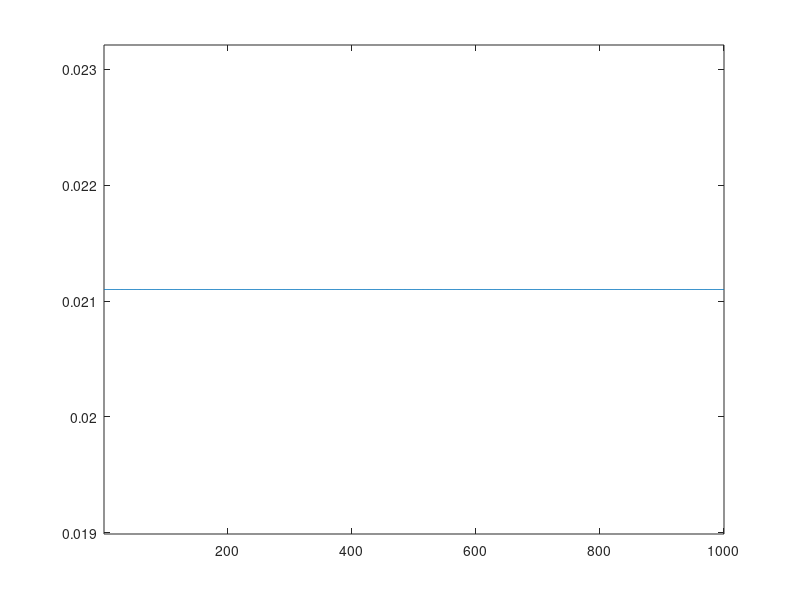

Here is the MATLAB script that generated this plot:
%Standard Douglas-Rachford using company's Bid-Ask Spread:

getd = @(p)path(p,path);
getd('toolbox_signal/');
getd('toolbox_general/');
n = 100;
p = round(n/4);
A = randn(p,n) / sqrt(p);
s = 17;
sel = randperm(n);
x0 = zeros(n,1); x0(sel(1:s))=1;
y = A*x0;
proxF = @(x,gamma)max(0,1-gamma./max(1e-15,abs(x))).*x;
t = linspace(-1,1);
plot(t, proxF(t,.3));
axis('equal');
pA = A'*(A*A')^(-1);
proxD = @(x,y)x + pA*(y-A*x);
mu = 1;
gamma = 1;
rproxF = @(x,lambda)2*proxF(x,lambda)-x;
rproxD = @(x,y)2*proxD(x,y)-x;
x = [0.02, 0.05, 0.03, 0.02, 0.04, 0.02, 0.05, 0.06, 0.01, 0.06];
y=[0.01, 0.01, 0.01 , 0.01, 0.01, 0.01, 0.01 , 0.01, 0.01 0.01];
niter = 500;
lun = []; err = [];
tx = zeros(n,1);
for i=1:niter
    tx = (1-mu/2)*tx + mu/2*rproxF( rproxD(tx,y),gamma );
    x = proxD(tx,y);
    lun(i) = norm(x,1);
    err(i) = norm(y-A*x);
end
clf;
plot(lun);
axis tight;


%The reversal version is when we interchange the order and instead of F
%and D, the order will be D and F:%

getd = @(p)path(p,path);
getd('toolbox_signal/');
getd('toolbox_general/');
n = 100;
p = round(n/4);
A = randn(p,n) / sqrt(p);
s = 17;
sel = randperm(n);
x0 = zeros(n,1); x0(sel(1:s))=1;
y = A*x0;
proxD = @(x,gamma)max(0,1-gamma./max(1e-15,abs(x))).*x;
t = linspace(-1,1);
plot(t, proxD(t,.3));
axis('equal');
pA = A'*(A*A')^(-1);
proxF = @(x,y)x + pA*(y-A*x);
mu = 1;
gamma = 1;
rproxD = @(x,lambda)2*proxD(x,lambda)-x;
rproxF = @(x,y)2*proxF(x,y)-x;
x = [0.02, 0.05, 0.03, 0.02, 0.04, 0.02, 0.05, 0.06, 0.01, 0.06];
y=[0.01, 0.01, 0.01 , 0.01, 0.01, 0.01, 0.01 , 0.01, 0.01 0.01];
niter = 500;
lun = []; err = [];
tx = zeros(n,1);
for i=1:niter
    tx = (1-mu/2)*tx + mu/2*rproxD( rproxF(tx,y),gamma );
    x = proxF(tx,y);
    lun(i) = norm(x,1);
    err(i) = norm(y-A*x);
end
clf;
plot(lun);
axis tight;


%Standard Douglas Rachford Algorithm for Foreign Exchange Rate (AUD/EUR):%
getd = @(p)path(p,path);
getd('toolbox_signal/');
getd('toolbox_general/');
n = 100;
p = round(n/4);
A = randn(p,n) / sqrt(p);
s = 17;
sel = randperm(n);
x0 = zeros(n,1); x0(sel(1:s))=1;
y = A*x0;
proxF = @(x,gamma)max(0,1-gamma./max(1e-15,abs(x))).*x;
t = linspace(-1,1);
plot(t, proxF(t,.3));
axis('equal');
pA = A'*(A*A')^(-1);
proxD = @(x,y)x + pA*(y-A*x);
mu = 1;
gamma = 1;
rproxF = @(x,lambda)2*proxF(x,lambda)-x;
rproxD = @(x,y)2*proxD(x,y)-x;
x = [0.000400, 0.000800, 0.001600, 0.000200, 0.001100, 0.002500, 0.001100, 0.001500, 0.000300, 0.000800];
y=[0.001, 0.001, 0.001 , 0.001, 0.001, 0.001, 0.001 , 0.001, 0.001 0.001];
niter = 1000;
lun = []; err = [];
tx = zeros(n,1);
for i=1:niter
    tx = (1-mu/2)*tx + mu/2*rproxF( rproxD(tx,y),gamma );
    x = proxD(tx,y);
    lun(i) = norm(x,1);
    err(i) = norm(y-A*x);
end
clf;
plot(lun);
axis tight;

%Reversed Douglas Rachford Algorithm for Foreign Exchange Rate (AUD/EUR):%
getd = @(p)path(p,path);
getd('toolbox_signal/');
getd('toolbox_general/');
n = 100;
p = round(n/4);
A = randn(p,n) / sqrt(p);
s = 17;
sel = randperm(n);
x0 = zeros(n,1); x0(sel(1:s))=1;
y = A*x0;
proxD = @(x,gamma)max(0,1-gamma./max(1e-15,abs(x))).*x;
t = linspace(-1,1);
plot(t, proxD(t,.3));
axis('equal');
pA = A'*(A*A')^(-1);
proxF = @(x,y)x + pA*(y-A*x);
mu = 1;
gamma = 1;
rproxD = @(x,lambda)2*proxD(x,lambda)-x;
rproxF = @(x,y)2*proxF(x,y)-x;
x = [0.000400, 0.000800, 0.001600, 0.000200, 0.001100, 0.002500, 0.001100, 0.001500, 0.000300, 0.000800];
y=[0.001, 0.001, 0.001 , 0.001, 0.001, 0.001, 0.001 , 0.001, 0.001 0.001];
niter = 1000;
lun = []; err = [];
tx = zeros(n,1);
for i=1:niter
    tx = (1-mu/2)*tx + mu/2*rproxD( rproxF(tx,y),gamma );
    x = proxF(tx,y);
    lun(i) = norm(x,1);
    err(i) = norm(y-A*x);
end
clf;
plot(lun);
axis tight;


